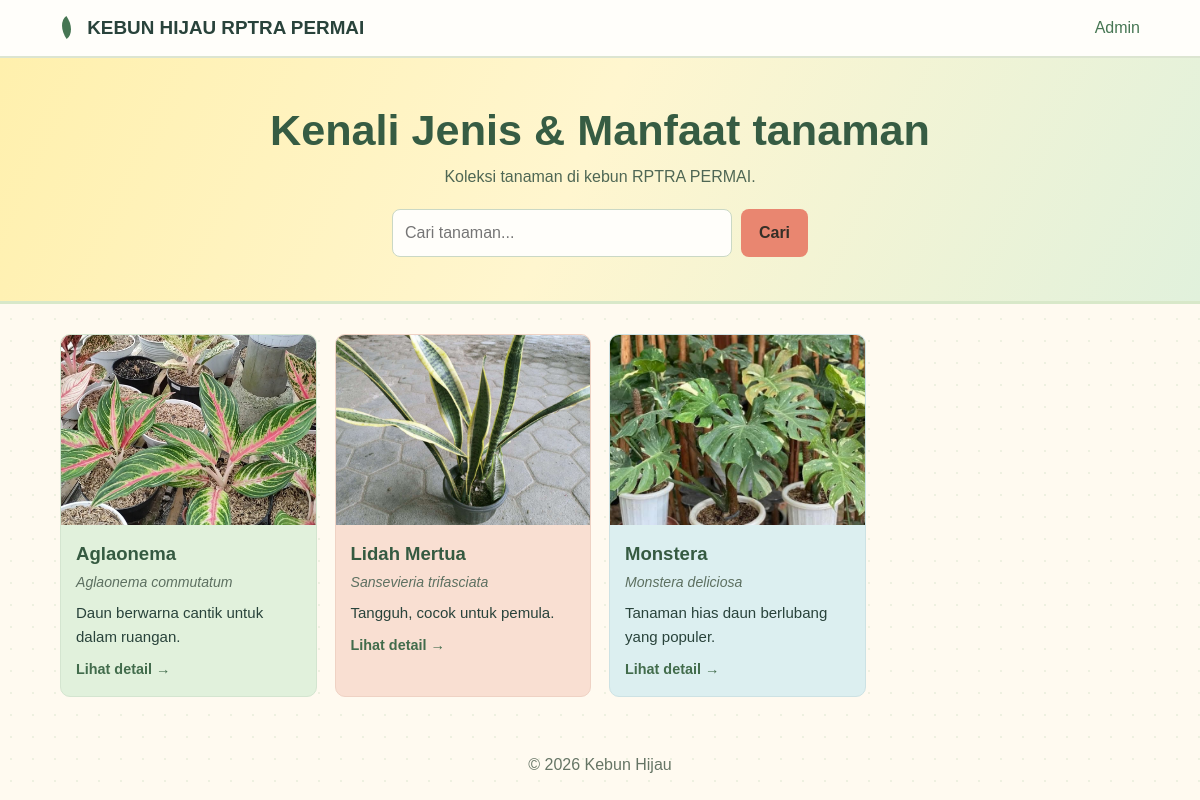
/kebun-hijau/index.php, run on the app's committed database.
### tables this page shows
CREATE TABLE `tanaman` (
  `id` int NOT NULL,
  `nama` varchar(120) NOT NULL,
  `nama_latin` varchar(160) DEFAULT NULL,
  `ringkasan` varchar(255) DEFAULT NULL,
  `deskripsi` text,
  `perawatan` text,
  `foto` varchar(100) DEFAULT NULL,
  `video` varchar(100) DEFAULT NULL,
  `created_at` timestamp NULL DEFAULT CURRENT_TIMESTAMP,
  `karakteristik` text,
  `jenis` text,
  `manfaat` text
);

### kebun-hijau/index.php (the view, shortened to what this page needs)
<?php
require 'config.php';
$q = trim($_GET['q'] ?? '');
$s=db()->prepare('SELECT * FROM tanaman WHERE nama LIKE ? OR nama_latin LIKE ? ORDER BY id DESC');
$s->execute(["%$q%","%$q%"]);$rows=$s->fetchAll();
head('Kebun Hijau - Koleksi Tanaman'); ?>
<header class="top"><a class="logo" href="index.php"> KEBUN HIJAU RPTRA PERMAI</a><a href="admin/login.php">Admin</a></header>
<section class="hero"><h1>Kenali Jenis &amp; Manfaat tanaman</h1><p>Koleksi tanaman di kebun RPTRA PERMAI.</p>
<form><input name="q" value="<?=e($q)?>" placeholder="Cari tanaman..."><button>Cari</button></form></section>
<main class="grid">
<?php foreach($rows as $r): ?>
<a class="card" href="tanaman.php?id=<?=$r['id']?>">
<?php if($r['foto']): ?><img src="uploads/<?=e($r['foto'])?>" alt="<?=e($r['nama'])?>"><?php else: ?><div class="ph">🪴</div><?php endif ?>
<div class="cb"><h3><?=e($r['nama'])?></h3><em><?=e($r['nama_latin'])?></em><p><?=e($r['ringkasan'])?></p><span>Lihat detail →</span></div></a>
<?php endforeach; if(!$rows) echo '<p class="empty">Tanaman tidak ditemukan.</p>'; ?>
</main><footer>© <?=date('Y')?> Kebun Hijau</footer></body></html>

### kebun-hijau/config.php (shortened to what this page needs)
<?php
function db(){static $p;if(!$p){$p=new PDO('mysql:host='.DB_HOST.';dbname='.DB_NAME.';charset=utf8mb4',DB_USER,DB_PASS,[PDO::ATTR_ERRMODE=>PDO::ERRMODE_EXCEPTION,PDO::ATTR_DEFAULT_FETCH_MODE=>PDO::FETCH_ASSOC]);}return $p;}
function e($s){return htmlspecialchars((string)$s,ENT_QUOTES,'UTF-8');}
function head($t,$b=''){echo '<!doctype html><html lang="id"><head><meta charset="utf-8"><meta name="viewport" content="width=device-width,initial-scale=1"><title>'.e($t).'</title><link rel="stylesheet" href="'.$b.'assets/style.css"></head><body>';}

### kebun-hijau/assets/style.css (style rules this page uses)
:root { --paper:#fffaf0;--ink:#29433b;--leaf:#467653;--mint:#e1f1dc;--lemon:#fff0ad;--peach:#f9dfd2;--sky:#dceff0;--pink:#f5e3e8;--white:#fffefa;--line:#dce5d1;--coral:#e98670 }
* { box-sizing:border-box }
body { margin:0;font-family:"Trebuchet MS",Verdana,sans-serif;background-color:var(--paper);background-image:radial-gradient(#bfd7b544 .8px,transparent .8px);background-size:22px 22px;color:var(--ink);line-height:1.6 }
a { color:var(--leaf);text-decoration:none }
.top { display:flex;justify-content:space-between;align-items:center;padding:13px 5vw;background:var(--white);border-bottom:2px solid var(--line);position:sticky;top:0;z-index:5 }
.logo { font-weight:800;font-size:1.18rem;color:var(--ink) }
.logo:before { content:"";display:inline-block;width:13px;height:19px;margin-right:9px;background:var(--leaf);border-radius:100% 0 100% 0;transform:rotate(-35deg);vertical-align:-3px }
.hero { text-align:center;padding:48px 5vw 44px;background:linear-gradient(115deg,var(--lemon),#fff6cf 48%,var(--mint));border-bottom:3px solid #d8e8c9 }
.hero h1 { font-size:clamp(1.8rem,5vw,2.7rem);line-height:1.15;margin:0 0 8px;color:#365c43 }
.hero p { margin:8px 0;color:#4f6754 }
.hero form { display:flex;gap:9px;justify-content:center;margin:20px auto 0;max-width:460px }
input,textarea,button { font:inherit;padding:10px 12px;border:1px solid #cad8c5;border-radius:8px;background:var(--white);color:var(--ink);width:100% }
.hero input { max-width:340px }
button,.btn { background:var(--coral);color:#352f27;border:0;cursor:pointer;width:auto;display:inline-block;padding:10px 18px;border-radius:8px;font-weight:700;transition:background-color .18s,transform .18s }
.grid { display:grid;grid-template-columns:repeat(auto-fill,minmax(235px,1fr));gap:18px;padding:30px 5vw }
.card { background:var(--mint);border:1px solid #d4e5d0;border-radius:10px;overflow:hidden;color:inherit;transition:transform .18s,box-shadow .18s }
.card:nth-child(4n+2) { background:var(--peach);border-color:#efd2c4 }
.card:nth-child(4n+3) { background:var(--sky);border-color:#cde2e4 }
.card img,.ph { width:100%;height:190px;object-fit:cover;display:block;background:var(--white) }
.cb { padding:14px 15px }
.cb h3 { margin:0;color:#355a41;font-size:1.16rem }
.cb em { font-size:.88rem;color:#5d7061 }
.cb p { margin:7px 0;font-size:.94rem }
.cb span { color:#426c4c;font-weight:700;font-size:.9rem }
footer { text-align:center;padding:25px;color:#667565 }

### data on the page
tanaman: foto (picture), nama "Aglaonema", nama_latin "Aglaonema commutatum", ringkasan "Daun berwarna cantik untuk dalam ruangan."
tanaman: foto (picture), nama "Lidah Mertua", nama_latin "Sansevieria trifasciata", ringkasan "Tangguh, cocok untuk pemula."
tanaman: foto (picture), nama "Monstera", nama_latin "Monstera deliciosa", ringkasan "Tanaman hias daun berlubang yang populer."
